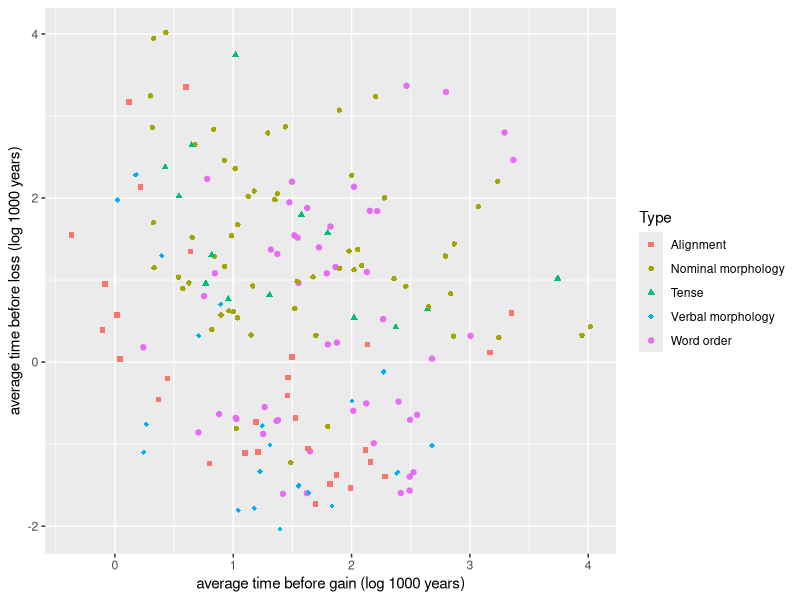
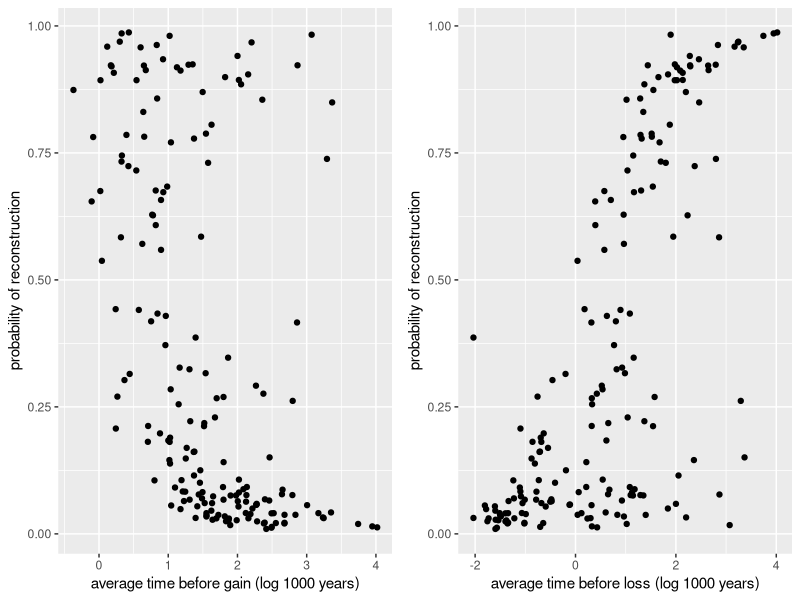

Write R code to recreate these figures, in order.
require(ggplot2)
require(gridExtra)

entry <- read.csv('entry_rates.tsv',sep='\t')
exit <- read.csv('exit_rates.tsv',sep='\t')
reconstruction <- read.csv('reconstructions.tsv',sep='\t')

entry.exit <- merge(entry,exit,by='values')
entry.exit <- entry.exit[,c(2,1,3,5)]
entry.exit$grid <- unname(sapply(as.character(entry.exit[,1]), function(x) {return(unlist(strsplit(x,"|",fixed=T))[1])}))
entry.exit[entry.exit$grid=='ALIGNMENT',]$grid <- 'Alignment'
entry.exit[entry.exit$grid=='TENSE',]$grid <- 'Tense'

colnames(entry.exit) <- c('fullfeat','values','Gain','Loss','Type')

pdf('rate_gain_loss.pdf',width=12,height=8)
ggplot(data=entry.exit) + geom_point(aes(x=log(1/Gain),y=log(1/Loss),shape=Type,color=Type)) + labs(x='average time before gain (log 1000 years)',y='average time before loss (log 1000 years)') + scale_shape_manual(values=c(15:19))
dev.off()


entry.exit <- merge(entry.exit,reconstruction,by='values')

#pdf('rate_prob.pdf',width=12,height=8)

#par(mfrow=c(1,2))
g1 <- ggplot(data=entry.exit) + geom_point(aes(x=log(1/Gain),y=probs)) + labs(x='average time before gain (log 1000 years)',y='probability of reconstruction')# + scale_shape_manual(values=c(15:19)) + theme(legend.title = element_blank())
#dev.off()


#pdf('rate_loss_prob.pdf',width=12,height=8)
g2 <- ggplot(data=entry.exit) + geom_point(aes(x=log(1/Loss),y=probs)) + labs(x='average time before loss (log 1000 years)',y='probability of reconstruction')# + scale_shape_manual(values=c(15:19))
#dev.off()

pdf('rate_prob.pdf',width=12,height=8)
grid.arrange(
  g1,
  g2,
  nrow = 1)
  dev.off()